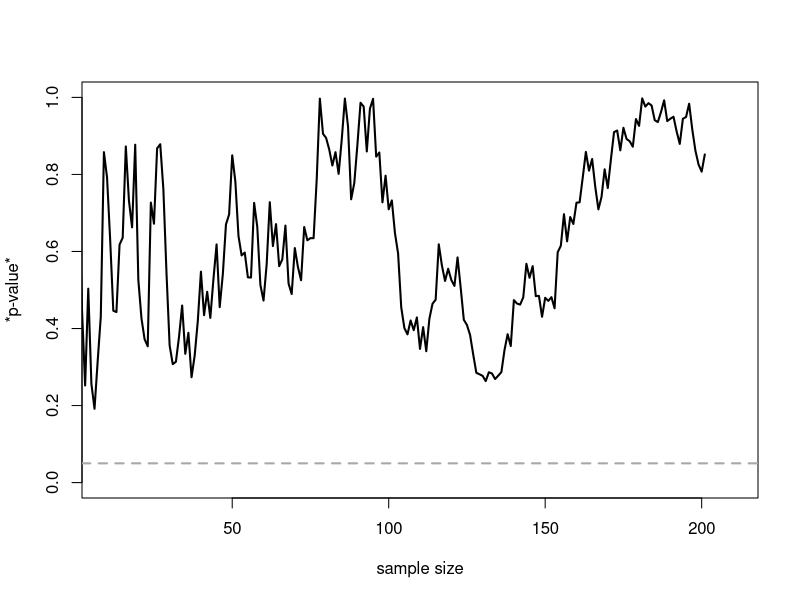
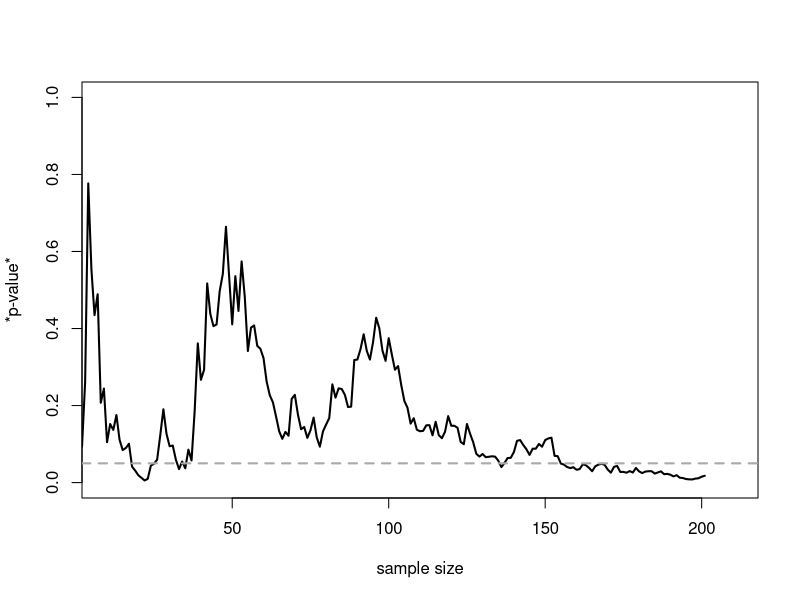
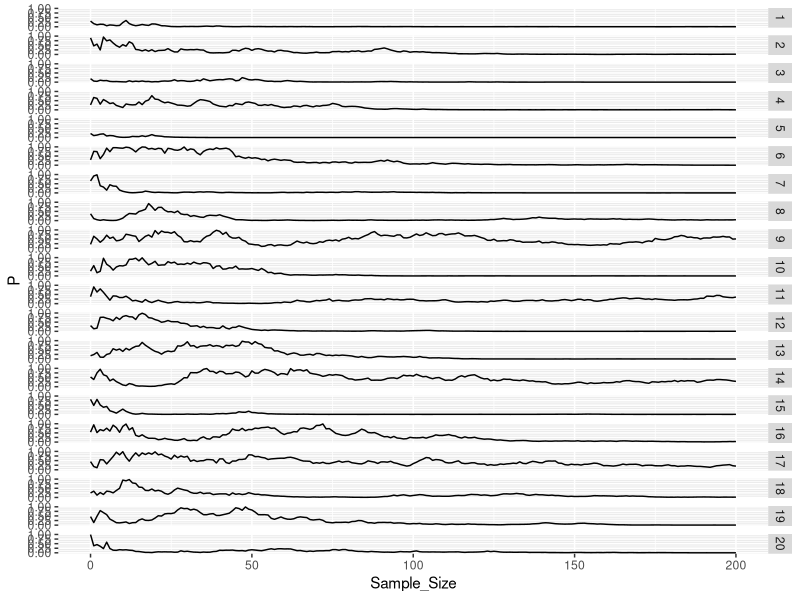
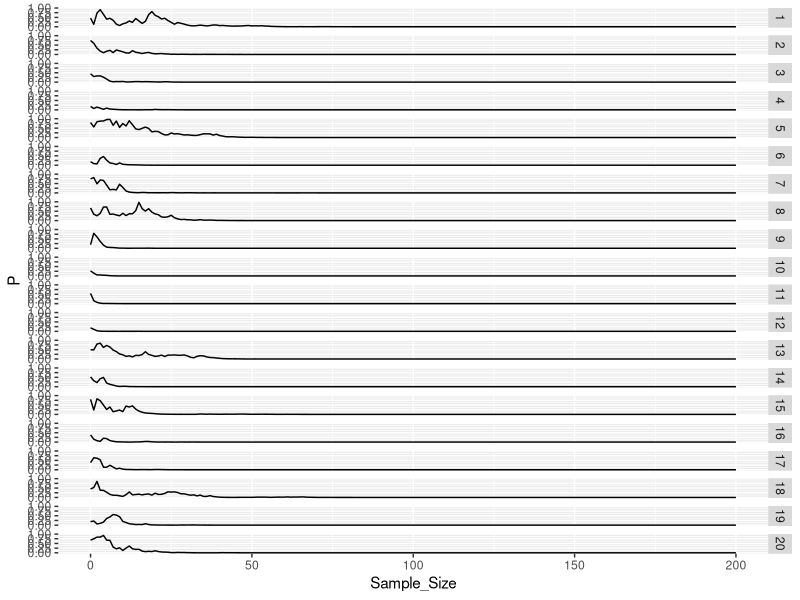
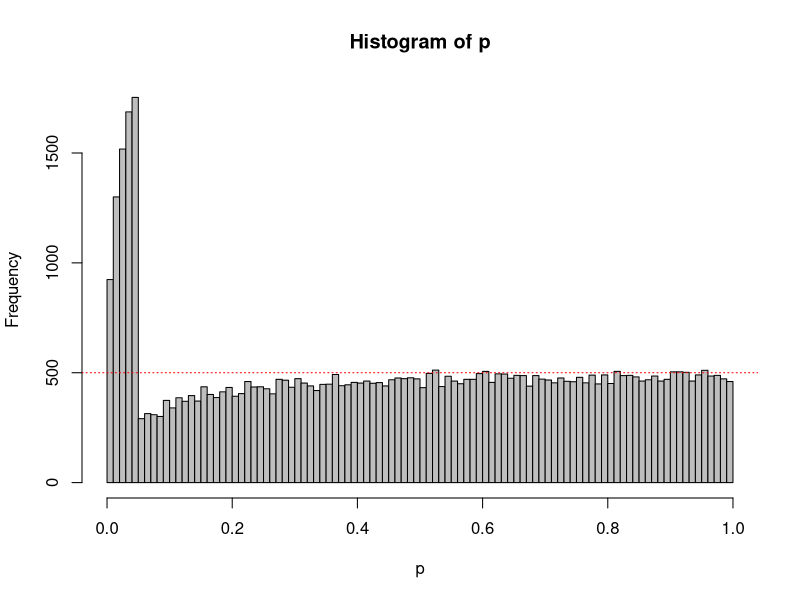

Generate these figures, in order, with R: (Note: a time limit stopped this script after it produced the figures.)
## ---- chunk 1
n<-200 #total number of datapoints (per condition) you are willing to collect after initial 10

D<-0.0 #True effect size (Keep SD below to 1, otherwise, this is just mean dif, not d)
SD<-1 #Set True standard deviation.

p<-numeric(n) #store *p-value*s
x<-numeric(n) #store x-values
y<-numeric(n) #store y-values

n<-n+10 #script calculates *p-value*s after 10 people in each condition, so add 10 to number of datapoints
set.seed(1123) ## keep random numbers every time
for(i in 10:n){ #for each simulated participants after the first 10
  x[i]<-rnorm(n = 1, mean = 0, sd = SD)
  y[i]<-rnorm(n = 1, mean = D, sd = SD)
  z<-t.test(x[1:i],y[1:i], var.equal=TRUE) #perform the t-test
  p[i]<-z$p.value 
}

p<-p[10:n] #Remove forst 10 empty *p-value*s

#Create the plot
#png(file="*p-value*_over_time.png",width=4000,height=2000, , units = "px", res = 500)
plot(0, col="red", lty=1, lwd=3, ylim=c(0,1), xlim=c(10,n), type="l", xlab='sample size', ylab='*p-value*', cex.lab=1, cex.axis=1)
lines(p, lwd=2)
abline(h=0.05, col="darkgrey", lty=2, lwd=2) #draw ine at p = 0.05
#dev.off()

min(p) #Return lowest *p-value* from all looks
cat("The lowest *p-value* was observed at sample size",which.min(p)+10) #Return the sample size at which the *p-value* was smallest
cat("The *p-value* dropped below 0.05 for the first time as sample size",which(p<0.05)[1]+10) #Return the sample size at which the *p-value* dropped below 0.05 for the first

#? Daniel Lakens, 2016. 
# This work is licensed under a Creative Commons Attribution-NonCommercial-ShareAlike 4.0 International License. https://creativecommons.org/licenses/by-nc-sa/4.0/
## ---- chunk 2
cnt <- 20
round <- NULL
while(cnt > 0){
n<-200 #total number of datapoints (per condition) you are willing to collect after initial 10

D<-0.0 #True effect size (Keep SD below to 1, otherwise, this is just mean dif, not d)
SD<-1 #Set True standard deviation.

p<-numeric(n) #store *p-value*s
x<-numeric(n) #store x-values
y<-numeric(n) #store y-values

n<-n+10 #script calculates *p-value*s after 10 people in each condition, so add 10 to number of datapoints
for(i in 10:n){ #for each simulated participants after the first 10
  x[i]<-rnorm(n = 1, mean = 0, sd = SD)
  y[i]<-rnorm(n = 1, mean = D, sd = SD)
  z<-t.test(x[1:i],y[1:i], var.equal=TRUE) #perform the t-test
  p[i]<-z$p.value 
}

p<-p[10:n] #Remove forst 10 empty *p-value*s
round <- c(round, sum(p < .05)/length(p))
cnt = cnt - 1
}
summary(round)
## ---- chunk 3
n<-200 #total number of datapoints (per condition) you are willing to collect after initial 10

D<-0.3 #True effect size (Keep SD below to 1, otherwise, this is just mean dif, not d)
SD<-1 #Set True standard deviation.

p<-numeric(n) #store *p-value*s
x<-numeric(n) #store x-values
y<-numeric(n) #store y-values

n<-n+10 #script calculates *p-value*s after 10 people in each condition, so add 10 to number of datapoints
#set.seed(1123) ## keep random numbers every time
for(i in 10:n){ #for each simulated participants after the first 10
  x[i]<-rnorm(n = 1, mean = 0, sd = SD)
  y[i]<-rnorm(n = 1, mean = D, sd = SD)
  z<-t.test(x[1:i],y[1:i], var.equal=TRUE) #perform the t-test
  p[i]<-z$p.value 
}

p<-p[10:n] #Remove forst 10 empty *p-value*s

#Create the plot
#png(file="*p-value*_over_time.png",width=4000,height=2000, , units = "px", res = 500)
plot(0, col="red", lty=1, lwd=3, ylim=c(0,1), xlim=c(10,n), type="l", xlab='sample size', ylab='*p-value*', cex.lab=1, cex.axis=1)
lines(p, lwd=2)
abline(h=0.05, col="darkgrey", lty=2, lwd=2) #draw ine at p = 0.05
#dev.off()

min(p) #Return lowest *p-value* from all looks
cat("The lowest *p-value* was observed at sample size",which.min(p)+10) #Return the sample size at which the *p-value* was smallest
cat("The *p-value* dropped below 0.05 for the first time as sample size",which(p<0.05)[1]+10) #Return the sample size at which the *p-value* dropped below 0.05 for the first

#? Daniel Lakens, 2016. 
# This work is licensed under a Creative Commons Attribution-NonCommercial-ShareAlike 4.0 International License. https://creativecommons.org/licenses/by-nc-sa/4.0/
## ---- chunk 4
cnt <- 20
sim_data = data.frame(round = rep(1:20,each = 201), Sample_Size = rep(0:200,20))
P <- NULL
###par(mfrow=c(4,5))
while (cnt > 0) {
n<-200 #total number of datapoints (per condition) you are willing to collect after initial 10

D<-0.3 #True effect size (Keep SD below to 1, otherwise, this is just mean dif, not d)
SD<-1 #Set True standard deviation.

p<-numeric(n) #store *p-value*s
x<-numeric(n) #store x-values
y<-numeric(n) #store y-values

n<-n+10 #script calculates *p-value*s after 10 people in each condition, so add 10 to number of datapoints
for(i in 10:n){ #for each simulated participants after the first 10
  x[i]<-rnorm(n = 1, mean = 0, sd = SD)
  y[i]<-rnorm(n = 1, mean = D, sd = SD)
  z<-t.test(x[1:i],y[1:i], var.equal=TRUE) #perform the t-test
  p[i]<-z$p.value 
}

P = c(P, p[10:n]) #Remove forst 10 empty *p-value*s

cnt = cnt - 1
}
###par(mfrow=c(1,1))
sim_data = data.frame(sim_data, P)
library(ggplot2)
qplot(Sample_Size, P, data = sim_data, geom = "line", facets = round ~ .)
## ---- chunk 5
cnt <- 20
sim_data = data.frame(round = rep(1:20,each = 201), Sample_Size = rep(0:200,20))
P <- NULL
###par(mfrow=c(4,5))
while (cnt > 0) {
n<-200 #total number of datapoints (per condition) you are willing to collect after initial 10

D<-0.8 #True effect size (Keep SD below to 1, otherwise, this is just mean dif, not d)
SD<-1 #Set True standard deviation.

p<-numeric(n) #store *p-value*s
x<-numeric(n) #store x-values
y<-numeric(n) #store y-values

n<-n+10 #script calculates *p-value*s after 10 people in each condition, so add 10 to number of datapoints
for(i in 10:n){ #for each simulated participants after the first 10
  x[i]<-rnorm(n = 1, mean = 0, sd = SD)
  y[i]<-rnorm(n = 1, mean = D, sd = SD)
  z<-t.test(x[1:i],y[1:i], var.equal=TRUE) #perform the t-test
  p[i]<-z$p.value 
}

P = c(P, p[10:n]) #Remove forst 10 empty *p-value*s

cnt = cnt - 1
}
###par(mfrow=c(1,1))
sim_data = data.frame(sim_data, P)
library(ggplot2)
qplot(Sample_Size, P, data = sim_data, geom = "line", facets = round ~ .)
## ---- chunk 6
N<-100 #total number of datapoints (per condition) you are willing to collect
Looks<-5 #set number of looks at the data
nSim<-50000 #number of simulated studies
alpha<-0.05 #set alpha

D<-0 #True effect size (must be 0 when simulating Type 1 errors)

#Take care of some settings
options(scipen=100, digits=4) #disable scientific notation for numbers
LookN<-ceiling(seq(0,N,N/Looks)) #Determine at which N's to look
LookN<-LookN[-1] #remove look at 0
LookN<-LookN[LookN > 2] #Remove looks at N of 1 or 2 (not possible with t-test)
Looks<-length(LookN) #if looks are removed, change number of looks
matp<-matrix(NA, nrow=nSim, ncol=Looks) #Matrix for p-values at sequential tests
SigSeq<-numeric(Looks) #Variable to store final p-values
OptStop<-numeric(nSim) #variable to store positions of optional stopping
p<-numeric(nSim) #Variable to save optional stopping p-values

#Loop data generation for each study, then loop to perform a test for each N 
for (i in 1:nSim){
  x<-rnorm(n = N, mean = 0, sd = 1)
  y<-rnorm(n = N, mean = D, sd = 1)
  for (j in 1:Looks){
  matp[i,j]<-t.test(x[1:LookN[j]],y[1:LookN[j]], var.equal=TRUE)$p.value #perform the t-test, store
  }
  cat('Loop', i, 'of', nSim,'\n')
}

#Save Type 1 error rate for each look
for (i in 1:Looks){
  SigSeq[i] <- sum(matp[,i]<alpha)
}

#Get the positions at which are stopped, and then these p-values
for (i in 1:nSim){
  OptStop[i] <- min(which(matp[i,]<alpha))
}
OptStop[is.infinite(OptStop)] <- Looks #If nothing significant, take last p-value (fixes error warning)
for (i in 1:nSim){
  p[i] <- matp[i,OptStop[i]]
}

breaks<-100
hist(p, breaks=breaks,col="grey")
abline(h=nSim/breaks, col = "red", lty=3)

#Return Type 1 error rates for each look, and the the Type 1 error rate when only reporting the lowest p-value over all looks
cat("Type 1 error rates for look 1 to", Looks,":", SigSeq/nSim)
cat("Type 1 error rate when only the lowest p-value for all looks is reported:", sum(p<alpha)/nSim)

#? Daniel Lakens, 2016. 
# This work is licensed under a Creative Commons Attribution-NonCommercial-ShareAlike 4.0 International License. https://creativecommons.org/licenses/by-nc-sa/4.0/
## ---- chunk 7
N<-100 #total number of datapoints (per condition) you are willing to collect
Looks<-2 #set number of looks at the data
nSim<-50000 #number of simulated studies
alpha<-0.05 #set alpha

D<-0 #True effect size (must be 0 when simulating Type 1 errors)

#Take care of some settings
options(scipen=100, digits=4) #disable scientific notation for numbers
LookN<-ceiling(seq(0,N,N/Looks)) #Determine at which N's to look
LookN<-LookN[-1] #remove look at 0
LookN<-LookN[LookN > 2] #Remove looks at N of 1 or 2 (not possible with t-test)
Looks<-length(LookN) #if looks are removed, change number of looks
matp<-matrix(NA, nrow=nSim, ncol=Looks) #Matrix for p-values at sequential tests
SigSeq<-numeric(Looks) #Variable to store final p-values
OptStop<-numeric(nSim) #variable to store positions of optional stopping
p<-numeric(nSim) #Variable to save optional stopping p-values

#Loop data generation for each study, then loop to perform a test for each N 
for (i in 1:nSim){
  x<-rnorm(n = N, mean = 0, sd = 1)
  y<-rnorm(n = N, mean = D, sd = 1)
  for (j in 1:Looks){
  matp[i,j]<-t.test(x[1:LookN[j]],y[1:LookN[j]], var.equal=TRUE)$p.value #perform the t-test, store
  }
  cat('Loop', i, 'of', nSim,'\n')
}

#Save Type 1 error rate for each look
for (i in 1:Looks){
  SigSeq[i] <- sum(matp[,i]<alpha)
}

#Get the positions at which are stopped, and then these p-values
for (i in 1:nSim){
  OptStop[i] <- min(which(matp[i,]<alpha))
}
OptStop[is.infinite(OptStop)] <- Looks #If nothing significant, take last p-value (fixes error warning)
for (i in 1:nSim){
  p[i] <- matp[i,OptStop[i]]
}

breaks<-100
hist(p, breaks=breaks,col="grey")
abline(h=nSim/breaks, col = "red", lty=3)

#Return Type 1 error rates for each look, and the the Type 1 error rate when only reporting the lowest p-value over all looks
cat("Type 1 error rates for look 1 to", Looks,":", SigSeq/nSim)
cat("Type 1 error rate when only the lowest p-value for all looks is reported:", sum(p<alpha)/nSim)

#? Daniel Lakens, 2016. 
# This work is licensed under a Creative Commons Attribution-NonCommercial-ShareAlike 4.0 International License. https://creativecommons.org/licenses/by-nc-sa/4.0/
## ---- chunk 8
N<-200 #total number of datapoints (per condition) you are willing to collect
Looks<-200 #set number of looks at the data
nSim<-10000 #number of simulated studies
alpha<-0.05 #set alpha

D<-0 #True effect size (must be 0 when simulating Type 1 errors)

#Take care of some settings
options(scipen=100, digits=4) #disable scientific notation for numbers
LookN<-ceiling(seq(0,N,N/Looks)) #Determine at which N's to look
LookN<-LookN[-1] #remove look at 0
LookN<-LookN[LookN > 2] #Remove looks at N of 1 or 2 (not possible with t-test)
Looks<-length(LookN) #if looks are removed, change number of looks
matp<-matrix(NA, nrow=nSim, ncol=Looks) #Matrix for p-values at sequential tests
SigSeq<-numeric(Looks) #Variable to store final p-values
OptStop<-numeric(nSim) #variable to store positions of optional stopping
p<-numeric(nSim) #Variable to save optional stopping p-values

#Loop data generation for each study, then loop to perform a test for each N 
for (i in 1:nSim){
  x<-rnorm(n = N, mean = 0, sd = 1)
  y<-rnorm(n = N, mean = D, sd = 1)
  for (j in 1:Looks){
  matp[i,j]<-t.test(x[1:LookN[j]],y[1:LookN[j]], var.equal=TRUE)$p.value #perform the t-test, store
  }
  cat('Loop', i, 'of', nSim,'\n')
}

#Save Type 1 error rate for each look
for (i in 1:Looks){
  SigSeq[i] <- sum(matp[,i]<alpha)
}

#Get the positions at which are stopped, and then these p-values
for (i in 1:nSim){
  OptStop[i] <- min(which(matp[i,]<alpha))
}
OptStop[is.infinite(OptStop)] <- Looks #If nothing significant, take last p-value (fixes error warning)
for (i in 1:nSim){
  p[i] <- matp[i,OptStop[i]]
}

breaks<-100
hist(p, breaks=breaks,col="grey")
abline(h=nSim/breaks, col = "red", lty=3)

#Return Type 1 error rates for each look, and the the Type 1 error rate when only reporting the lowest p-value over all looks
cat("Type 1 error rates for look 1 to", Looks,":", SigSeq/nSim)
cat("Type 1 error rate when only the lowest p-value for all looks is reported:", sum(p<alpha)/nSim)

#? Daniel Lakens, 2016. 
# This work is licensed under a Creative Commons Attribution-NonCommercial-ShareAlike 4.0 International License. https://creativecommons.org/licenses/by-nc-sa/4.0/
## ---- chunk 9
N<-100 #total number of datapoints (per condition) you are willing to collect
Looks<-5 #set number of looks at the data
nSim<-50000 #number of simulated studies
alpha<-0.0158 #set alpha

D<-0 #True effect size (must be 0 when simulating Type 1 errors)

#Take care of some settings
options(scipen=100, digits=4) #disable scientific notation for numbers
LookN<-ceiling(seq(0,N,N/Looks)) #Determine at which N's to look
LookN<-LookN[-1] #remove look at 0
LookN<-LookN[LookN > 2] #Remove looks at N of 1 or 2 (not possible with t-test)
Looks<-length(LookN) #if looks are removed, change number of looks
matp<-matrix(NA, nrow=nSim, ncol=Looks) #Matrix for p-values at sequential tests
SigSeq<-numeric(Looks) #Variable to store final p-values
OptStop<-numeric(nSim) #variable to store positions of optional stopping
p<-numeric(nSim) #Variable to save optional stopping p-values

#Loop data generation for each study, then loop to perform a test for each N 
for (i in 1:nSim){
  x<-rnorm(n = N, mean = 0, sd = 1)
  y<-rnorm(n = N, mean = D, sd = 1)
  for (j in 1:Looks){
  matp[i,j]<-t.test(x[1:LookN[j]],y[1:LookN[j]], var.equal=TRUE)$p.value #perform the t-test, store
  }
  cat('Loop', i, 'of', nSim,'\n')
}

#Save Type 1 error rate for each look
for (i in 1:Looks){
  SigSeq[i] <- sum(matp[,i]<alpha)
}

#Get the positions at which are stopped, and then these p-values
for (i in 1:nSim){
  OptStop[i] <- min(which(matp[i,]<alpha))
}
OptStop[is.infinite(OptStop)] <- Looks #If nothing significant, take last p-value (fixes error warning)
for (i in 1:nSim){
  p[i] <- matp[i,OptStop[i]]
}

breaks<-100
hist(p, breaks=breaks,col="grey")
abline(h=nSim/breaks, col = "red", lty=3)

#Return Type 1 error rates for each look, and the the Type 1 error rate when only reporting the lowest p-value over all looks
cat("Type 1 error rates for look 1 to", Looks,":", SigSeq/nSim)
cat("Type 1 error rate when only the lowest p-value for all looks is reported:", sum(p<alpha)/nSim)

#? Daniel Lakens, 2016. 
# This work is licensed under a Creative Commons Attribution-NonCommercial-ShareAlike 4.0 International License. https://creativecommons.org/licenses/by-nc-sa/4.0/
